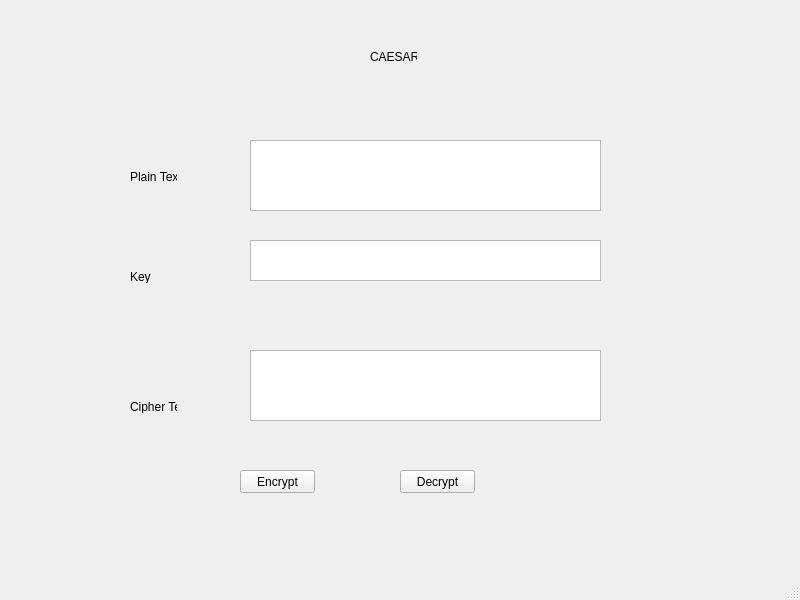
<?xml version="1.0" encoding="UTF-8"?>
<ui version="4.0">
 <class>MainWindow</class>
 <widget class="QMainWindow" name="MainWindow">
  <property name="geometry">
   <rect>
    <x>0</x>
    <y>0</y>
    <width>800</width>
    <height>600</height>
   </rect>
  </property>
  <property name="windowTitle">
   <string>MainWindow</string>
  </property>
  <widget class="QWidget" name="centralwidget">
   <widget class="QTextEdit" name="textEdit">
    <property name="geometry">
     <rect>
      <x>250</x>
      <y>140</y>
      <width>351</width>
      <height>71</height>
     </rect>
    </property>
   </widget>
   <widget class="QTextEdit" name="textEdit_2">
    <property name="geometry">
     <rect>
      <x>250</x>
      <y>240</y>
      <width>351</width>
      <height>41</height>
     </rect>
    </property>
   </widget>
   <widget class="QTextEdit" name="textEdit_3">
    <property name="geometry">
     <rect>
      <x>250</x>
      <y>350</y>
      <width>351</width>
      <height>71</height>
     </rect>
    </property>
   </widget>
   <widget class="QPushButton" name="pushButton">
    <property name="geometry">
     <rect>
      <x>240</x>
      <y>470</y>
      <width>75</width>
      <height>23</height>
     </rect>
    </property>
    <property name="text">
     <string>Encrypt</string>
    </property>
   </widget>
   <widget class="QPushButton" name="pushButton_2">
    <property name="geometry">
     <rect>
      <x>400</x>
      <y>470</y>
      <width>75</width>
      <height>23</height>
     </rect>
    </property>
    <property name="text">
     <string>Decrypt</string>
    </property>
   </widget>
   <widget class="QLabel" name="label">
    <property name="geometry">
     <rect>
      <x>130</x>
      <y>170</y>
      <width>47</width>
      <height>13</height>
     </rect>
    </property>
    <property name="text">
     <string>Plain Text</string>
    </property>
   </widget>
   <widget class="QLabel" name="label_2">
    <property name="geometry">
     <rect>
      <x>130</x>
      <y>270</y>
      <width>47</width>
      <height>13</height>
     </rect>
    </property>
    <property name="text">
     <string>Key</string>
    </property>
   </widget>
   <widget class="QLabel" name="label_3">
    <property name="geometry">
     <rect>
      <x>130</x>
      <y>400</y>
      <width>47</width>
      <height>13</height>
     </rect>
    </property>
    <property name="text">
     <string>Cipher Text</string>
    </property>
   </widget>
   <widget class="QLabel" name="label_4">
    <property name="geometry">
     <rect>
      <x>370</x>
      <y>50</y>
      <width>47</width>
      <height>13</height>
     </rect>
    </property>
    <property name="text">
     <string>CAESAR</string>
    </property>
   </widget>
  </widget>
  <widget class="QMenuBar" name="menubar">
   <property name="geometry">
    <rect>
     <x>0</x>
     <y>0</y>
     <width>800</width>
     <height>21</height>
    </rect>
   </property>
  </widget>
  <widget class="QStatusBar" name="statusbar"/>
 </widget>
 <resources/>
 <connections/>
</ui>
